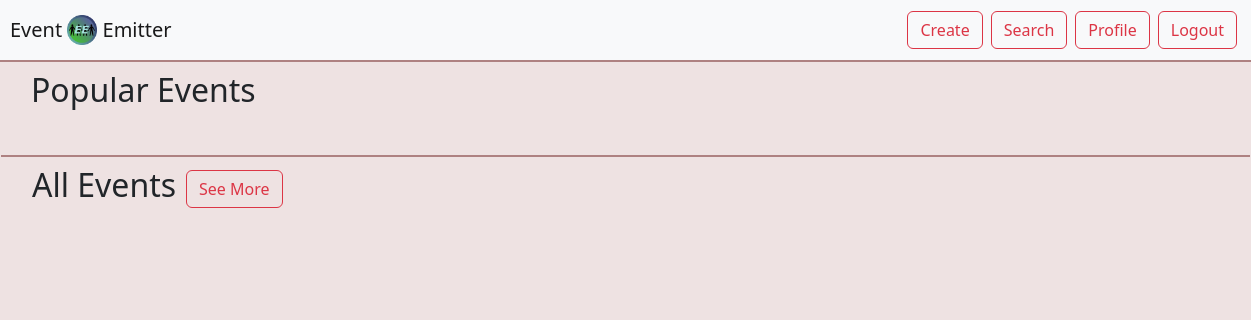
The app's page /home_page.php, older data.
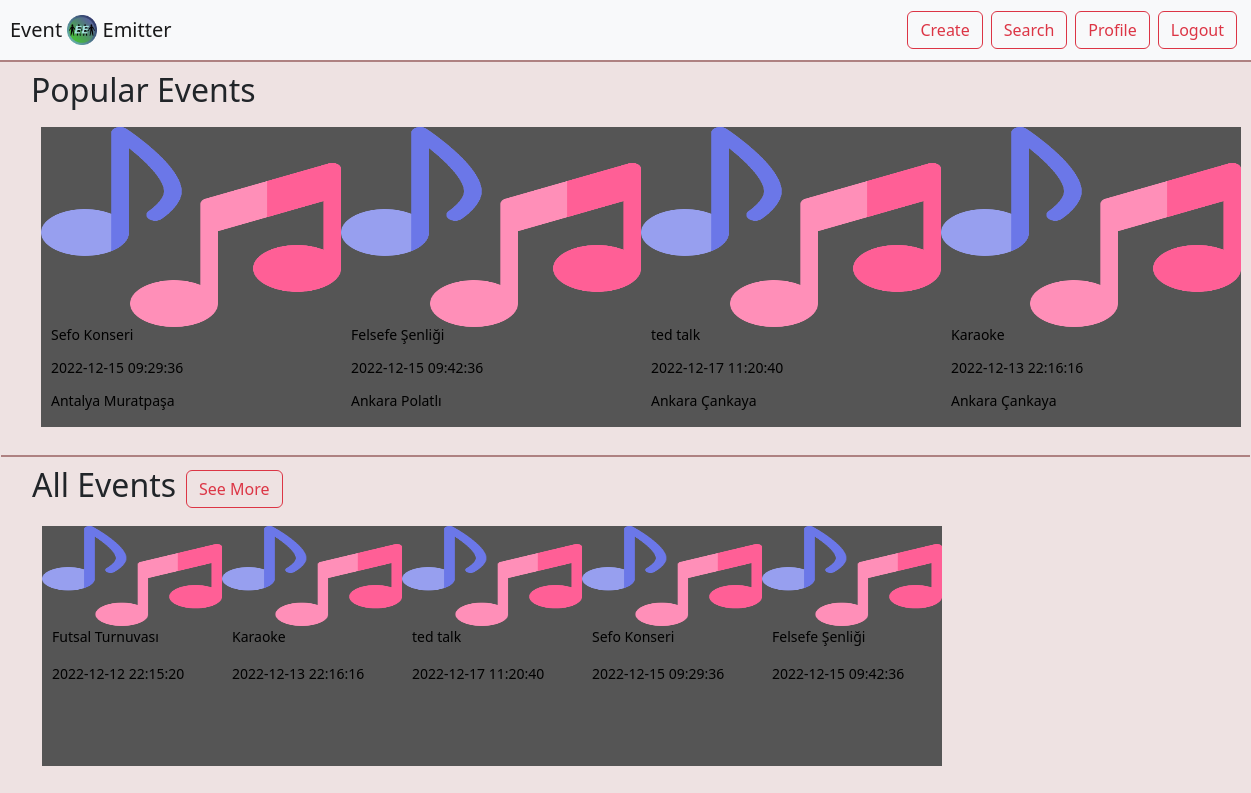
The same page, newer data.
### tables this page shows
CREATE TABLE `event` (
  `event_id` int(11) NOT NULL,
  `location_id` int(11) NOT NULL,
  `title` varchar(255) NOT NULL,
  `creator_id` int(11) NOT NULL,
  `description` varchar(2000) DEFAULT NULL,
  `type` enum('festival','competition','music','sports','workshop','art','staged','informational') NOT NULL,
  `registration_endtime` datetime NOT NULL,
  `start_time` datetime NOT NULL,
  `end_time` datetime NOT NULL,
  `current_capacity` int(11) NOT NULL DEFAULT 0,
  `status` varchar(255) NOT NULL,
  `rating` float(2,1) NOT NULL DEFAULT 0.0
);

CREATE TABLE `location` (
  `location_id` int(11) NOT NULL,
  `address_city` varchar(255) DEFAULT NULL,
  `address_street` varchar(255) DEFAULT NULL,
  `address_building` varchar(255) DEFAULT NULL,
  `online_address` varchar(255) DEFAULT NULL
);

### home_page.php (the view, shortened to what this page needs)
<?php include("api/connection.php"); ?>
<!DOCTYPE html>
<html>
    <link href="https://cdn.jsdelivr.net/npm/bootstrap@5.2.1/dist/css/bootstrap.min.css" rel="stylesheet">
    <body style="background-color:#EEE2E2">
        <?php include_once("navbar.php"); ?>
        <div style="padding:10px; margin-left:20px; margin-right:20px">
            <h2>Popular Events<h2>
            <div style="display:flex; padding:10px">
                <?php
                    $query = "SELECT * FROM event JOIN location ON event.location_id = location.location_id " .
                            "ORDER BY event.current_capacity DESC " .
                            "LIMIT 4";
                    $result = mysqli_query($connection, $query);
                    while ($row = mysqli_fetch_assoc($result))
                    {
                    echo '
                            <a href="details.php?id=' . $row["event_id"] . '" style="text-decoration: none; background-color: none; color:black">
                                <div style="height:300px; width:300px; background-color: #555">
                                    <img src="musical-note.png" alt="Event Image" width="300" height="200">
                                    <p style="font-size: 14px;margin-left:10px">' . $row["title"] . '</p>
                                    <p style="font-size: 14px;margin-left:10px">' . $row["start_time"] . '</p>
                                    <p style="font-size: 14px;margin-left:10px">' . $row["address_city"] . ' ' . $row["address_street"] . '</p>
                                </div>
                            </a>';
                    }
                ?>
                </div>
        </div>
        <div style=" height:0px; left:20px; top:112px; border:1px solid #AE8181; background-color: #AE8181"><div>
        <div style="padding:10px; margin-left:20px; margin-right:20px;">
            <div style="display:flex">
                <h2 style="padding-right:10px">All Events<h2>
                <a type="button" class="btn btn-outline-danger" href="search_event.php">See More</a>
            </div>
            <div style="display:flex; padding:10px">
            <?php
                $query = "SELECT * FROM event JOIN location ON event.location_id = location.location_id LIMIT 7";
                $result = mysqli_query($connection, $query);
                while ($row = mysqli_fetch_assoc($result))
                {
                    echo '
                    <a href="details.php?id=' . $row["event_id"] . '" style="text-decoration: none; background-color: none; color:black">
                        <div style="height:240px; width:180px; background-color: #555">
                            <img src="musical-note.png" alt="Event Image" width="180" height="100">
                            <p style="font-size: 14px; margin-left:10px">' . $row["title"] . '</p>
                            <p style="font-size: 14px; margin-left:10px">' . $row["start_time"] . '</p>
                        </div>
                    </a>';
                }
            ?>
            </div>
        </div>
    </body>
</html>

### navbar.php
<nav class="navbar navbar-expand-lg navbar-light bg-light" style="padding:10px;">
    <a class="navbar-brand" href="home_page.php">
        Event
        <img src="images/EE_logo.png" width="30" height="30" class="d-inline-block align-top" alt="">
        Emitter
    </a>
    <div class="collapse navbar-collapse flex-row-reverse " id="navbarNavAltMarkup">
        <div class="navbar-nav">
            <a type="button" class="btn btn-outline-danger mx-1" href="create_event.php">Create</a>
            <a type="button" class="btn btn-outline-danger mx-1" href="search_event.php">Search</a>
            <a type="button" class="btn btn-outline-danger mx-1" href="profile.php">Profile</a>
            <a type="button" class="btn btn-outline-danger mx-1" href="index.php">Logout</a>
        </div>
    </div>
</nav>
<div style=" height:0px; left:20px; top:112px; border:1px solid #AE8181; background-color: #AE8181"><div>

Row changes from the older to the newer data that the page shows:
added event: title "Sefo Konseri", start_time "2022-12-15 09:29:36", location.address_city "Antalya", location.address_street "Muratpaşa"
added event: title "Felsefe Şenliği", start_time "2022-12-15 09:42:36", location.address_city "Ankara", location.address_street "Polatlı"
added event: title "ted talk", start_time "2022-12-17 11:20:40", location.address_city "Ankara", location.address_street "Çankaya"
added event: title "Karaoke", start_time "2022-12-13 22:16:16", location.address_city "Ankara", location.address_street "Çankaya"
added event: title "Futsal Turnuvası", start_time "2022-12-12 22:15:20", shown under "See More"
